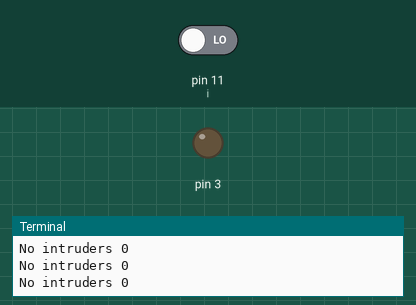
The program below on a simulated Raspberry Pi (header pin numbers). On the bench: output pins drawn as LEDs (lit = HIGH), the last lines printed to the terminal. The inputs (shaded band) are chosen by the test bench; at power-on: pin 11 (i) LOW.

Above: at 1.2 s.
1.3 s: pin 11 (i) driven HIGH
At 2.1 s:
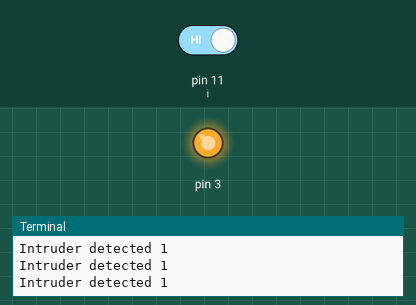
2.8 s: pin 11 (i) driven LOW
At 3.3 s:
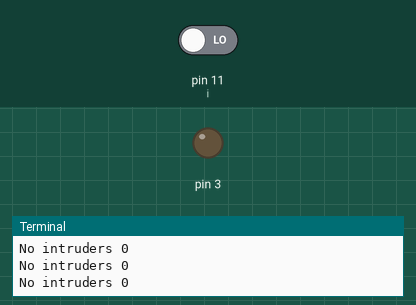
Timing chart, 0 to 5.8 s (numbered marks = the images above; inputs shaded):
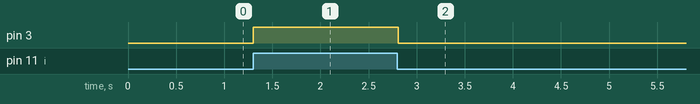

The program:

pirtest.py
```python
import RPi.GPIO as GPIO
import time
GPIO.setwarnings(False)
GPIO.setmode(GPIO.BOARD)
GPIO.setup(11, GPIO.IN)         #Read output from PIR motion sensor
GPIO.setup(3, GPIO.OUT)         #LED output pin

while True:
   i=GPIO.input(11)
   if i==0:                 #When output from motion sensor is LOW
         print("No intruders",i)
         GPIO.output(3, 0)  #Turn OFF LED
         time.sleep(0.1)
   elif i==1:               #When output from motion sensor is HIGH
         print("Intruder detected",i)
         GPIO.output(3, 1)  #Turn ON LED
         time.sleep(0.1)
```

Measured:
- after the input at 1.3 s, pin 3: LOW → HIGH at once
- after the input at 2.8 s, pin 3: HIGH → LOW at once
